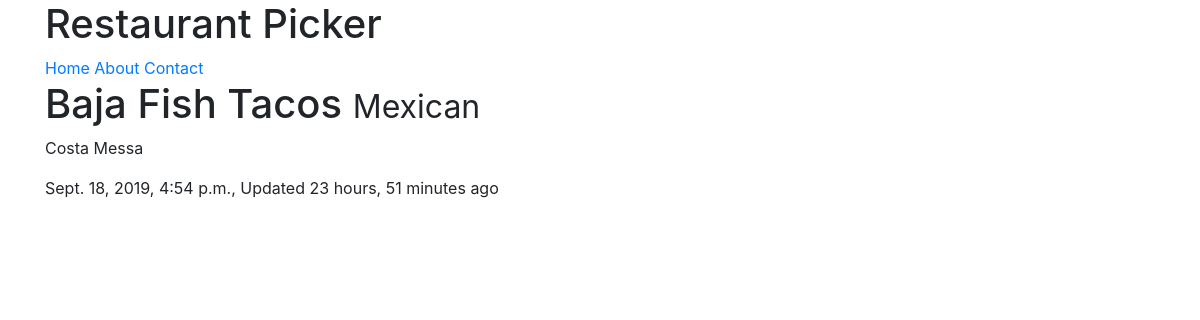
Page /restaurants/baja-fish-tacos/ on the committed database.
### restaurants/models.py (models this page shows, shortened)
class RestaurantLocation(models.Model):
    owner       = models.ForeignKey(
                    User,
                    on_delete = models.CASCADE,
                    related_name="restaurant_records"
                )
    name        = models.CharField(max_length = 120)
    location    = models.CharField(max_length = 120, null=True, blank=True)
    category    = models.CharField(max_length = 120, null=True, blank=True,validators=[validate_category])
    timestamp   = models.DateTimeField(auto_now_add=True, null=True)
    updated     = models.DateTimeField(auto_now=True)
    slug        = models.SlugField(null=True, blank=True)

### restaurants/views.py (the view)
# urls.py: path('restaurants/<slug>/',RestaurantDetailView.as_view()),
class RestaurantDetailView(DetailView):
    queryset = RestaurantLocation.objects.all()

### restaurants/templates/restaurants/restaurantlocation_detail.html (shortened to what this page needs)
{% extends 'base.html' %}
{% block content %}
<h1>{{ object.name }} <small>{{ object.category }}</small></h1>
<p>{{ object.location }}</p>
<p>{{object.timestamp}}, Updated {{ object.updated|timesince }} ago
{% endblock content %}

### rows in the picture
RestaurantLocation: name "Baja Fish Tacos", category "Mexican", location "Costa Messa", timestamp "Sept. 18, 2019, 4:54 p.m.", updated "23 hours, 51 minutes"
